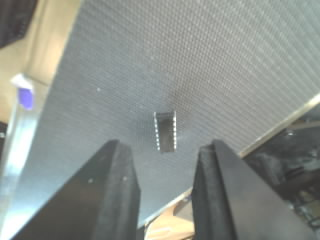
#> input picture chip.png, 320 x 240 px
$ python Harris_Corner_Detector.py
#> lines starting #> are read from the running program, lines starting #| are printed output that depends on the picture; after the words box and inside, x2 and y2 are one past the last pixel; in counts of white or black regions, pixels touching at a corner belong together
import numpy as np
import cv2 as cv

filename = str(input('input desired test photo: ')) #sample photo for corner detection
#> the answer given: chip.png
img = cv.imread(filename)
#> img is the input picture: shape (240, 320, 3); mean B, G, R 140.6, 145.8, 140.4

'''crop the photo to isolate point of interest'''
img_tup = np.shape(img) #find resolution of image
#> img_tup = (240, 320, 3)
height = img_tup[0]
#> height = 240
width = img_tup[1]
#> width = 320

crop_height = height//2
#> crop_height = 120
crop_width = width//2
#> crop_width = 160
cropped_img = img[crop_height-50:crop_height+50, crop_width-50:crop_width+50] #convert original image into cropped 100x100 pixel frame
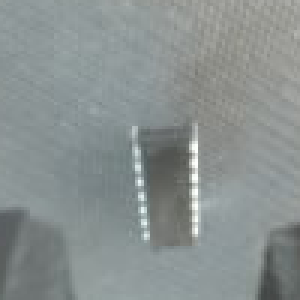
#> cropped_img: shape (100, 100, 3) (shown 3 times larger); mean B, G, R 144.1, 144.8, 137.4
''''''

gray = cv.cvtColor(cropped_img,cv.COLOR_BGR2GRAY) #turn cropped image grayscale for more corner detection

gray = np.float32(gray)
dst = cv.cornerHarris(gray,2,3,0.04)
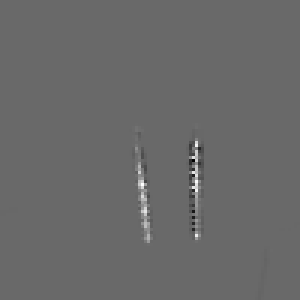
#> dst: shape (100, 100) float32 (shown 3 times larger); min -5412993.5, max 7670088.5, mean 19421.8; drawn with min black and max white
num_corners = int(cv.countNonZero(dst))
#> num_corners = 9998
print('number of corners detected: ', num_corners)
#| number of corners detected:  9998

'''result is dilated for marking the corners, not important'''
dst = cv.dilate(dst,None)
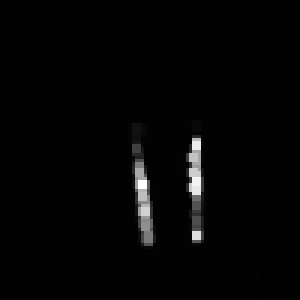
#> dst: shape (100, 100) float32 (shown 3 times larger); min -62705.5, max 7670088.5, mean 122646.5; drawn with min black and max white

'''Threshold for an optimal value, it may vary depending on the image'''
cropped_img[dst>0.01*dst.max()]=[0,0,255]
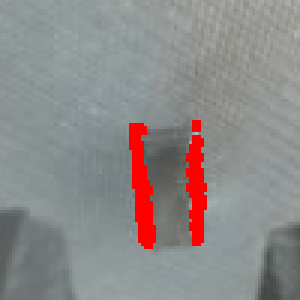
#> cropped_img: shape (100, 100, 3) (shown 3 times larger); 4.17% of pixels changed, all inside (x1, y1, x2, y2) = (43, 40, 69, 83)

cv.imshow('dst',cropped_img) #display image with detections
if cv.waitKey(0) & 0xff == 27:
#> (key Esc is pressed here)
    cv.destroyAllWindows()
